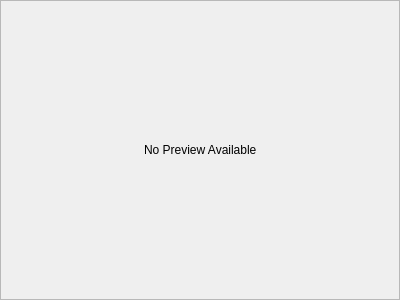
<?xml version="1.0" encoding="UTF-8"?>
<ui version="4.0">
 <class>blank</class>
 <widget class="QFrame" name="blank">
  <property name="geometry">
   <rect>
    <x>0</x>
    <y>0</y>
    <width>400</width>
    <height>300</height>
   </rect>
  </property>
  <property name="windowTitle">
   <string>Frame</string>
  </property>
  <property name="frameShape">
   <enum>QFrame::StyledPanel</enum>
  </property>
  <property name="frameShadow">
   <enum>QFrame::Raised</enum>
  </property>
  <layout class="QVBoxLayout" name="verticalLayout">
   <item>
    <spacer name="verticalSpacer">
     <property name="orientation">
      <enum>Qt::Vertical</enum>
     </property>
     <property name="sizeHint" stdset="0">
      <size>
       <width>20</width>
       <height>113</height>
      </size>
     </property>
    </spacer>
   </item>
   <item>
    <layout class="QHBoxLayout" name="horizontalLayout">
     <item>
      <spacer name="horizontalSpacer">
       <property name="orientation">
        <enum>Qt::Horizontal</enum>
       </property>
       <property name="sizeHint" stdset="0">
        <size>
         <width>40</width>
         <height>20</height>
        </size>
       </property>
      </spacer>
     </item>
     <item>
      <widget class="QLabel" name="label">
       <property name="text">
        <string>No Preview Available</string>
       </property>
      </widget>
     </item>
     <item>
      <spacer name="horizontalSpacer_2">
       <property name="orientation">
        <enum>Qt::Horizontal</enum>
       </property>
       <property name="sizeHint" stdset="0">
        <size>
         <width>40</width>
         <height>20</height>
        </size>
       </property>
      </spacer>
     </item>
    </layout>
   </item>
   <item>
    <spacer name="verticalSpacer_2">
     <property name="orientation">
      <enum>Qt::Vertical</enum>
     </property>
     <property name="sizeHint" stdset="0">
      <size>
       <width>20</width>
       <height>113</height>
      </size>
     </property>
    </spacer>
   </item>
  </layout>
 </widget>
 <resources/>
 <connections/>
</ui>
